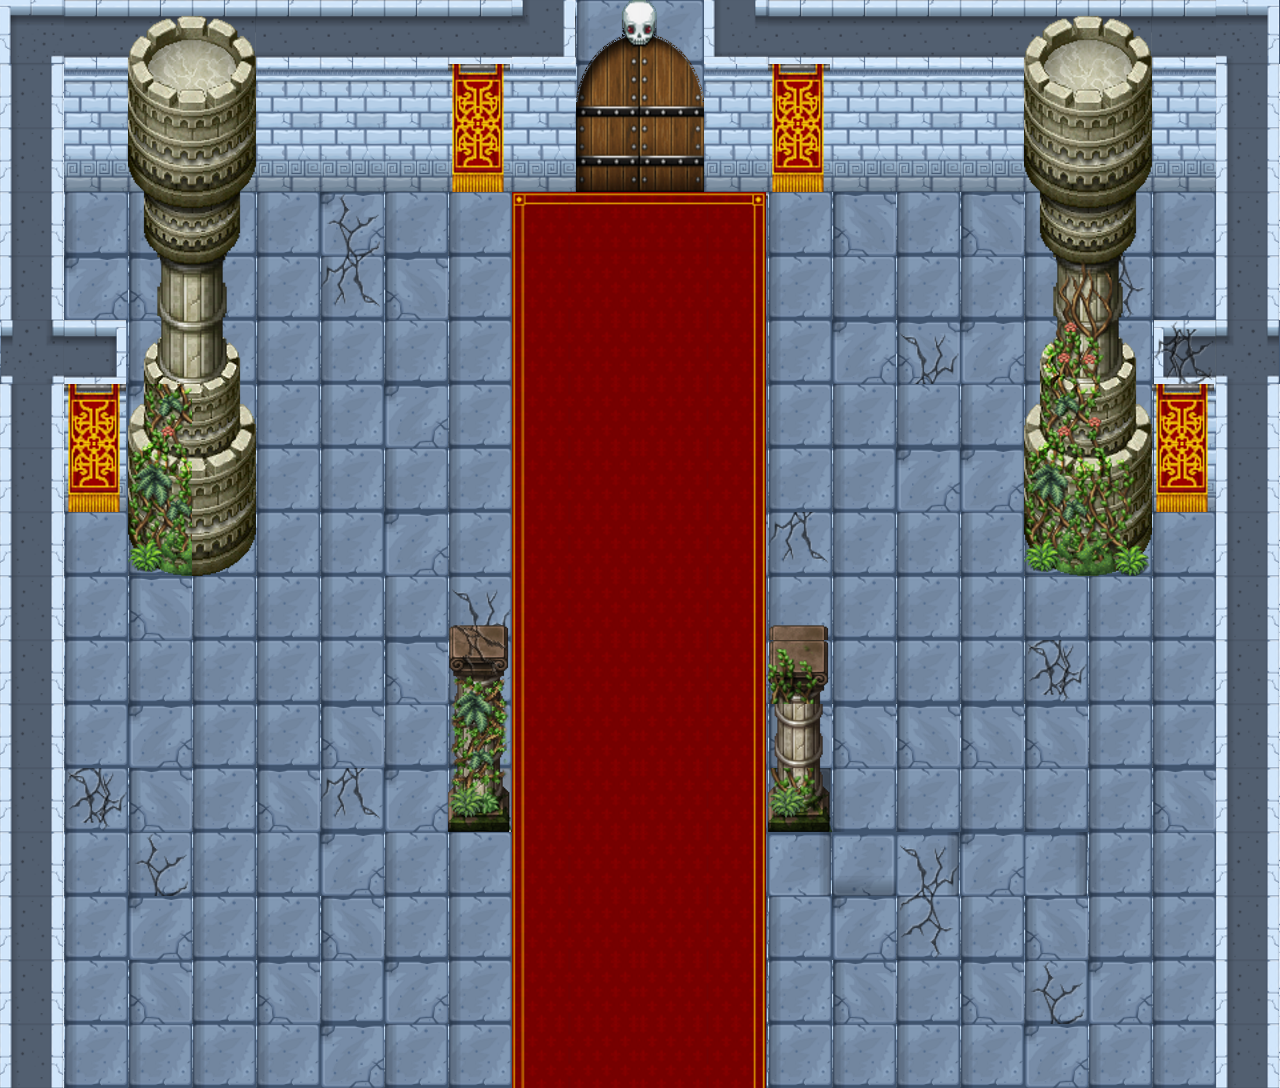

This game map was drawn from its Tiled (.tmx) file and the tilesets committed beside it. A one-line description and the full map source follow:
An orthogonal 20x17 tile map with 64x64 px tiles, 7 tile layers (Base, Walls, Cracks, Carpet, ...).

<map version="1.2" tiledversion="1.2.5" orientation="orthogonal" renderorder="right-down" width="20" height="17" tilewidth="64" tileheight="64" infinite="0" nextlayerid="55" nextobjectid="1">
 <tileset firstgid="1" source="olympusTiles.tsx" />
 <layer id="35" name="Base" width="20" height="17">
  <data encoding="csv">
181,181,181,181,181,181,149,181,181,181,181,181,181,181,181,181,181,181,181,181,
181,181,181,181,181,149,181,181,181,181,181,181,181,181,181,181,181,181,181,213,
181,149,181,181,181,181,213,181,181,181,181,181,181,181,181,181,181,181,181,181,
181,181,181,181,181,213,181,181,181,181,181,181,181,149,181,149,181,181,181,181,
181,213,149,181,181,181,149,181,181,181,181,181,181,181,181,181,181,181,181,181,
181,213,181,181,181,181,181,181,181,181,181,181,181,213,149,213,181,181,181,181,
181,181,213,181,181,181,213,181,181,181,181,181,181,181,181,181,181,181,181,181,
181,181,181,181,181,181,181,181,181,149,181,181,181,181,213,213,181,181,181,181,
181,181,181,181,181,181,213,181,181,181,181,149,181,181,181,181,181,181,181,181,
181,181,149,181,181,181,181,181,181,213,181,181,181,181,181,181,181,181,181,181,
181,181,181,181,181,181,149,181,181,181,181,213,181,181,181,181,181,181,181,181,
181,181,213,181,181,149,181,181,181,181,181,181,149,149,149,149,149,181,181,181,
181,181,149,181,149,181,213,181,181,181,181,181,181,181,181,181,181,181,149,181,
181,181,181,181,181,213,181,181,181,181,181,181,3221225653,3221225684,3221225653,213,3221225653,181,181,181,
3221225653,181,213,181,181,149,181,181,3221225653,3221225653,3221225653,3221225653,181,213,181,181,149,181,181,3221225653,
3221225685,181,149,181,149,181,213,181,3221225653,3221225653,3221225653,3221225653,181,149,181,149,181,213,181,3221225653,
3221225653,181,181,181,181,213,181,181,3221225653,3221225653,3221225653,3221225653,181,181,181,181,213,181,181,3221225653
</data>
 </layer>
 <layer id="49" name="Walls" width="20" height="17">
  <data encoding="csv">
242,114,114,114,114,114,114,114,114,0,0,114,114,114,114,114,114,114,114,243,
273,146,146,146,146,146,146,146,146,0,0,146,146,146,146,146,146,146,146,273,
273,178,178,178,178,178,178,178,178,0,0,178,178,178,178,178,178,178,178,273,
273,0,0,0,0,0,0,0,0,0,0,0,0,0,0,0,0,0,0,273,
273,0,0,0,0,0,0,0,0,0,0,0,0,0,0,0,0,0,0,273,
2147483953,2147483761,0,0,0,0,0,0,0,0,0,0,0,0,0,0,0,0,113,305,
273,2147483793,0,0,0,0,0,0,0,0,0,0,0,0,0,0,0,0,145,273,
273,2147483825,0,0,0,0,0,0,0,0,0,0,0,0,0,0,0,0,177,273,
273,0,0,0,0,0,0,0,0,0,0,0,0,0,0,0,0,0,0,273,
273,0,0,0,0,0,0,0,0,0,0,0,0,0,0,0,0,0,0,273,
273,0,0,0,0,0,0,0,0,0,0,0,0,0,0,0,0,0,0,273,
273,0,0,0,0,0,0,0,0,0,0,0,0,0,0,0,0,0,0,273,
273,0,0,0,0,0,0,0,0,0,0,0,0,0,0,0,0,0,0,273,
273,0,0,0,0,0,0,0,0,0,0,0,0,0,0,0,0,0,0,273,
273,0,0,0,0,0,0,0,0,0,0,0,0,0,0,0,0,0,0,273,
273,0,0,0,0,0,0,0,0,0,0,0,0,0,0,0,0,0,0,273,
273,0,0,0,0,0,0,0,0,0,0,0,0,0,0,0,0,0,0,273
</data>
 </layer>
 <layer id="50" name="Cracks" width="20" height="17">
  <data encoding="csv">
0,0,0,0,0,0,0,0,0,0,0,0,0,0,0,0,0,0,0,0,
0,0,0,0,0,0,0,0,0,0,0,0,0,0,0,0,0,0,0,0,
0,0,0,3221225773,0,0,0,0,0,0,0,0,0,0,0,0,0,0,0,0,
0,0,0,0,0,301,0,0,0,0,0,0,0,0,0,0,0,0,0,0,
0,0,0,0,0,333,0,0,0,0,0,0,0,0,0,0,0,3221225773,0,0,
0,0,0,0,0,0,0,0,0,0,0,0,0,0,3221225805,0,0,0,365,0,
0,0,0,0,0,0,0,0,0,0,0,0,0,0,0,0,0,0,0,0,
0,0,0,365,0,0,0,0,0,0,0,0,0,0,0,0,0,0,0,0,
0,0,0,0,0,0,0,0,0,0,0,0,333,0,0,0,0,0,0,0,
0,0,0,0,0,0,0,3221225805,0,0,0,0,0,0,0,0,0,0,0,0,
0,0,0,0,0,0,0,0,0,0,0,0,0,0,0,0,3221225837,0,0,0,
0,0,0,0,0,0,0,0,0,0,0,0,0,0,0,0,0,0,0,0,
0,3221225837,0,0,0,333,0,0,0,0,0,0,0,0,0,0,0,0,0,0,
0,0,301,0,0,0,0,0,0,0,0,0,0,0,3221225805,0,0,0,0,0,
0,0,0,0,0,0,0,0,0,0,0,0,0,0,3221225773,0,0,0,0,0,
0,0,0,0,0,0,0,0,0,0,0,0,0,0,0,0,301,0,0,0,
0,0,0,0,0,0,0,0,0,0,0,0,0,0,0,0,0,0,0,0
</data>
 </layer>
 <layer id="51" name="Carpet" width="20" height="17">
  <data encoding="csv">
0,0,0,0,0,0,0,0,0,0,0,0,0,0,0,0,0,0,0,0,
0,0,0,0,0,0,0,0,0,0,0,0,0,0,0,0,0,0,0,0,
0,0,0,0,0,0,0,0,0,0,0,0,0,0,0,0,0,0,0,0,
0,0,0,0,0,0,0,0,17,18,18,19,0,0,0,0,0,0,0,0,
0,0,0,0,0,0,0,0,49,50,50,51,0,0,0,0,0,0,0,0,
0,0,0,0,0,0,0,0,49,50,50,51,0,0,0,0,0,0,0,0,
0,0,0,0,0,0,0,0,49,50,50,51,0,0,0,0,0,0,0,0,
0,0,0,0,0,0,0,0,49,50,50,51,0,0,0,0,0,0,0,0,
0,0,0,0,0,0,0,0,49,50,50,51,0,0,0,0,0,0,0,0,
0,0,0,0,0,0,0,0,49,50,50,51,0,0,0,0,0,0,0,0,
0,0,0,0,0,0,0,0,49,50,50,51,0,0,0,0,0,0,0,0,
0,0,0,0,0,0,0,0,49,50,50,51,0,0,0,0,0,0,0,0,
0,0,0,0,0,0,0,0,49,50,50,51,0,0,0,0,0,0,0,0,
0,0,0,0,0,0,0,0,49,50,50,51,0,0,0,0,0,0,0,0,
0,0,0,0,0,0,0,0,49,50,50,51,0,0,0,0,0,0,0,0,
0,0,0,0,0,0,0,0,49,50,50,51,0,0,0,0,0,0,0,0,
0,0,0,0,0,0,0,0,49,50,50,51,0,0,0,0,0,0,0,0
</data>
 </layer>
 <layer id="52" name="Flags" width="20" height="17">
  <data encoding="csv">
0,0,0,0,0,0,0,0,275,0,0,274,0,0,0,0,0,0,0,0,
0,0,0,0,0,0,0,20,0,0,0,0,20,0,0,0,0,0,0,0,
0,0,0,0,0,0,0,52,0,0,0,0,52,0,0,0,0,0,0,0,
0,0,0,0,0,0,0,0,0,0,0,0,0,0,0,0,0,0,0,0,
0,0,0,0,0,0,0,0,0,0,0,0,0,0,0,0,0,0,0,0,
0,0,0,0,0,0,0,0,0,0,0,0,0,0,0,0,0,0,0,0,
0,20,0,0,0,0,0,0,0,0,0,0,0,0,0,0,0,0,20,0,
0,52,0,0,0,0,0,0,0,0,0,0,0,0,0,0,0,0,52,0,
0,0,0,0,0,0,0,0,0,0,0,0,0,0,0,0,0,0,0,0,
0,0,0,0,0,0,0,0,0,0,0,0,0,0,0,0,0,0,0,0,
0,0,0,0,0,0,0,0,0,0,0,0,0,0,0,0,0,0,0,0,
0,0,0,0,0,0,0,0,0,0,0,0,0,0,0,0,0,0,0,0,
0,0,0,0,0,0,0,0,0,0,0,0,0,0,0,0,0,0,0,0,
0,0,0,0,0,0,0,0,0,0,0,0,0,0,0,0,0,0,0,0,
0,0,0,0,0,0,0,0,0,0,0,0,0,0,0,0,0,0,0,0,
0,0,0,0,0,0,0,0,0,0,0,0,0,0,0,0,0,0,0,0,
0,0,0,0,0,0,0,0,0,0,0,0,0,0,0,0,0,0,0,0
</data>
 </layer>
 <layer id="53" name="Pillars" width="20" height="17">
  <data encoding="csv">
0,0,103,104,0,0,0,0,0,0,0,0,0,0,0,0,103,104,0,0,
0,0,135,136,0,0,0,0,0,0,0,0,0,0,0,0,135,136,0,0,
0,0,169,170,0,0,0,0,0,0,0,0,0,0,0,0,169,170,0,0,
0,0,201,202,0,0,0,0,0,0,0,0,0,0,0,0,201,202,0,0,
0,0,233,234,0,0,0,0,0,0,0,0,0,0,0,0,231,232,0,0,
0,0,265,266,0,0,0,0,0,0,0,0,0,0,0,0,263,264,0,0,
0,0,295,298,0,0,0,0,0,0,0,0,0,0,0,0,295,296,0,0,
0,0,327,330,0,0,0,0,0,0,0,0,0,0,0,0,327,328,0,0,
0,0,359,362,0,0,0,0,0,0,0,0,0,0,0,0,359,360,0,0,
0,0,0,0,0,0,0,111,0,0,0,0,112,0,0,0,0,0,0,0,
0,0,0,0,0,0,0,143,0,0,0,0,173,0,0,0,0,0,0,0,
0,0,0,0,0,0,0,175,0,0,0,0,176,0,0,0,0,0,0,0,
0,0,0,0,0,0,0,207,0,0,0,0,205,0,0,0,0,0,0,0,
0,0,0,0,0,0,0,0,0,0,0,0,0,0,0,0,0,0,0,0,
0,0,0,0,0,0,0,0,0,0,0,0,0,0,0,0,0,0,0,0,
0,0,0,0,0,0,0,0,0,0,0,0,0,0,0,0,0,0,0,0,
0,0,0,0,0,0,0,0,0,0,0,0,0,0,0,0,0,0,0,0
</data>
 </layer>
 <layer id="54" name="skullGate" width="20" height="17">
  <data encoding="csv">
0,0,0,0,0,0,0,0,0,369,370,0,0,0,0,0,0,0,0,0,
0,0,0,0,0,0,0,0,0,401,402,0,0,0,0,0,0,0,0,0,
0,0,0,0,0,0,0,0,0,433,434,0,0,0,0,0,0,0,0,0,
0,0,0,0,0,0,0,0,0,0,0,0,0,0,0,0,0,0,0,0,
0,0,0,0,0,0,0,0,0,0,0,0,0,0,0,0,0,0,0,0,
0,0,0,0,0,0,0,0,0,0,0,0,0,0,0,0,0,0,0,0,
0,0,0,0,0,0,0,0,0,0,0,0,0,0,0,0,0,0,0,0,
0,0,0,0,0,0,0,0,0,0,0,0,0,0,0,0,0,0,0,0,
0,0,0,0,0,0,0,0,0,0,0,0,0,0,0,0,0,0,0,0,
0,0,0,0,0,0,0,0,0,0,0,0,0,0,0,0,0,0,0,0,
0,0,0,0,0,0,0,0,0,0,0,0,0,0,0,0,0,0,0,0,
0,0,0,0,0,0,0,0,0,0,0,0,0,0,0,0,0,0,0,0,
0,0,0,0,0,0,0,0,0,0,0,0,0,0,0,0,0,0,0,0,
0,0,0,0,0,0,0,0,0,0,0,0,0,0,0,0,0,0,0,0,
0,0,0,0,0,0,0,0,0,0,0,0,0,0,0,0,0,0,0,0,
0,0,0,0,0,0,0,0,0,0,0,0,0,0,0,0,0,0,0,0,
0,0,0,0,0,0,0,0,0,0,0,0,0,0,0,0,0,0,0,0
</data>
 </layer>
</map>
